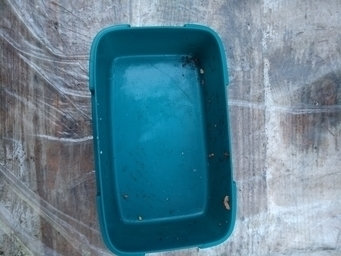
#> input picture rotate_image/0200.jpg, 341 x 256 px, given in place of the camera
$ python find_center.py
#> lines starting #> are read from the running program, lines starting #| are printed output that depends on the picture; after the words box and inside, x2 and y2 are one past the last pixel; in counts of white or black regions, pixels touching at a corner belong together
import imutils
import cv2

# make stream web camera
cap = cv2.VideoCapture(0)
cap.set(cv2.CAP_PROP_FPS, 24) # Frame frequency
cap.set(cv2.CAP_PROP_FRAME_WIDTH, 600)  # The frame width in the video stream.
cap.set(cv2.CAP_PROP_FRAME_HEIGHT, 480) # The height of the frames in the video stream.

while True:
    # load the image, convert it to grayscale, blur it slightly,
    # and threshold it
    reg, image = cap.read()
#> image is the input picture: shape (256, 341, 3); mean B, G, R 146.2, 129.6, 94.1

    gray = cv2.cvtColor(image, cv2.COLOR_BGR2GRAY)
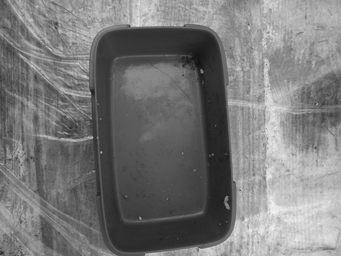
#> gray: shape (256, 341); min 17, max 243, mean 120.9
    blurred = cv2.GaussianBlur(gray, (3,3), 0)
    thresh = cv2.threshold(blurred, 60, 255, cv2.THRESH_BINARY)[1]
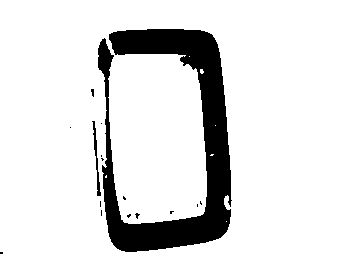
#> thresh: shape (256, 341); 86.9% white; 16 black regions (14 under 20 px)

    # find contours in the thresholded image
    cnts = cv2.findContours(thresh.copy(),cv2.RETR_EXTERNAL, cv2.CHAIN_APPROX_SIMPLE)
#> cnts = 1 contour; box (x1, y1, x2, y2) and area: (0, 0, 341, 256) 86692
    cnts = imutils.grab_contours(cnts)

    # loop over the contours
    for c in cnts:
        if cv2.contourArea(c) > 0:
            # compute the center of the contour
            M = cv2.moments(c)
            cX = int(M["m10"] / M["m00"])
            cY = int(M["m01"] / M["m00"])

            # draw the contour and center of the shape on the image
            cv2.drawContours(image, [c], -1, (0, 255, 0), 2)
            cv2.circle(image, (cX, cY), 7, (255, 255, 255), -1)
            cv2.putText(image, "center", (cX - 20, cY - 20),
                        cv2.FONT_HERSHEY_SIMPLEX, 0.5, (255, 255, 255), 2)
#> this loop made 1 pass
#> (cX, cY) on pass 1: (170, 127)
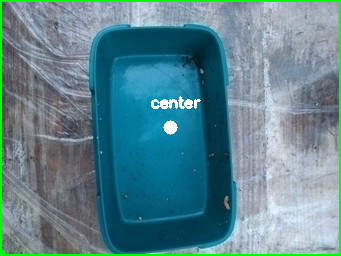
#> image: shape (256, 341, 3); 3.28% of pixels changed, all inside (x1, y1, x2, y2) = (0, 0, 341, 256)

    # show the image
    cv2.imshow("finding center", image)
    ch = cv2.waitKey(5)
#> (key q is pressed here)
    if ch == ord('q'):
        break
cap.release()
cv2.destroyAllWindows()

$ run again, on rotate_image/saratoga.jpg
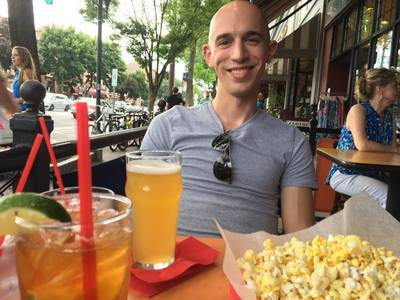
#> input picture rotate_image/saratoga.jpg, 400 x 300 px, given in place of the camera
#> image is the input picture: shape (300, 400, 3); mean B, G, R 92.4, 116.5, 141.6
#> `thresh = cv2.threshold(blurred, 60, 255, cv2.THRESH_BINARY)[1]`:
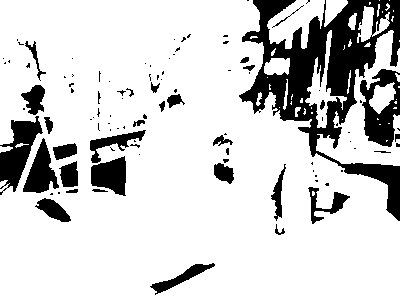
#> thresh: shape (300, 400); 81.8% white; 101 black regions (69 under 20 px)
#> cnts = 48 contours, 35 with area under 20; largest, box (x1, y1, x2, y2) and area: (0, 0, 400, 300) 95432, (316, 30, 400, 166) 3460, (267, 0, 325, 49) 1558, (305, 30, 347, 128) 907, (357, 6, 390, 43) 456
#> the loop `for c in cnts:` made 48 passes
#> (c, cX, cY) on passes 3, 7, 8, 10, 15, 20, 43: ([[386, 140], [386, 141], [387, 140]], 386, 140), ([[377, 118], [377, 119], [378, 119]], 377, 118), ([[311, 112], [311, 113], [312, 113], [312, 112]], 311, 112), ([[394, 107], [393, 108], [396, 108], [396, 107]], 394, 107), ([[291, 101], [291, 102], [290, 103], [291, 104]], 290, 103), ([[398, 86], [398, 87], [399, 87], [399, 86]], 398, 86), ([[369, 2], [369, 4], [370, 3], [370, 2]], 369, 2)
#> after the loop `for c in cnts:`:
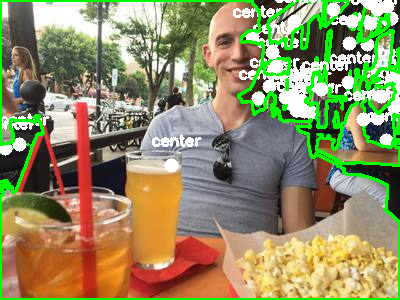
#> image: shape (300, 400, 3); 14.7% of pixels changed, all inside (x1, y1, x2, y2) = (0, 0, 400, 300)
